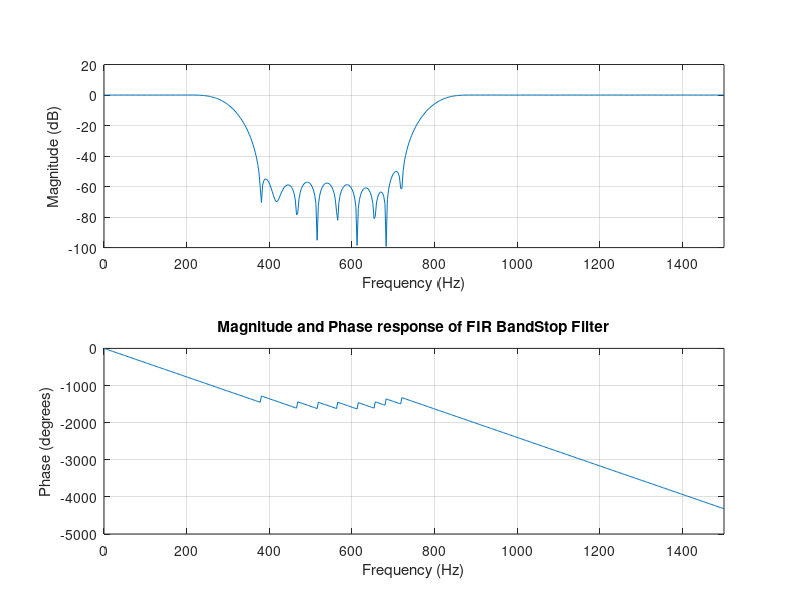

Write the MATLAB code that produced this figure.
% FIR lowpass filter using MATLAB

clear all;
clc;
N = 512;
O = 64; %order of the figure
fc = 1200;
fs = 3000;

%Normalising frequency
Wc=2*(fc/fs);
%calculation of filter coefficients
b=fir1(O,Wc,'low');
%plotting the filter response, returns the frequency response at n sample points
freqz(b,1,N,fs);
title('Magnitude and Phase response of FIR Lowpass Filter');

%-------------------------------------------------------------------------------------------%

% FIR Bandpass filter using MATLAB
clear all;
clc;
N=512;
O=64; %order of the figure
fn = [300 800];
fs = 3000;

%Normalising frequency
Wc=2*(fn/fs);
%calculation of filter coefficients
b=fir1(O,Wc,'bandpass');
%plotting the filter response, returns the frequency response at n sample points
freqz(b,1,N,fs);
title('Magnitude and Phase response of FIR Bandpass Filter');

%-------------------------------------------------------------------------------------------%

% FIR Highpass filter using MATLAB
clear all;
clc;
N=512;
O=64; %order of the figure
fc = 1200;
fs = 3000;

%Normalising frequency
Wc=2*(fc/fs);
%calculation of filter coefficients
b=fir1(O,Wc,'high');
%plotting the filter response, returns the frequency response at n sample points
freqz(b,1,N,fs);
title('Magnitude and Phase response of FIR Highpass Filter');

%-------------------------------------------------------------------------------------------%

% FIR Bandstop filter using MATLAB
clear all;
clc;
N=512;
O=64; %order of the figure
fn = [300 800];
fs = 3000;

%Normalising frequency
Wc=2*(fn/fs);
%calculation of filter coefficients
b=fir1(O,Wc,'stop');
%plotting the filter response, returns the frequency response at n sample points
freqz(b,1,N,fs);
title('Magnitude and Phase response of FIR BandStop Filter');